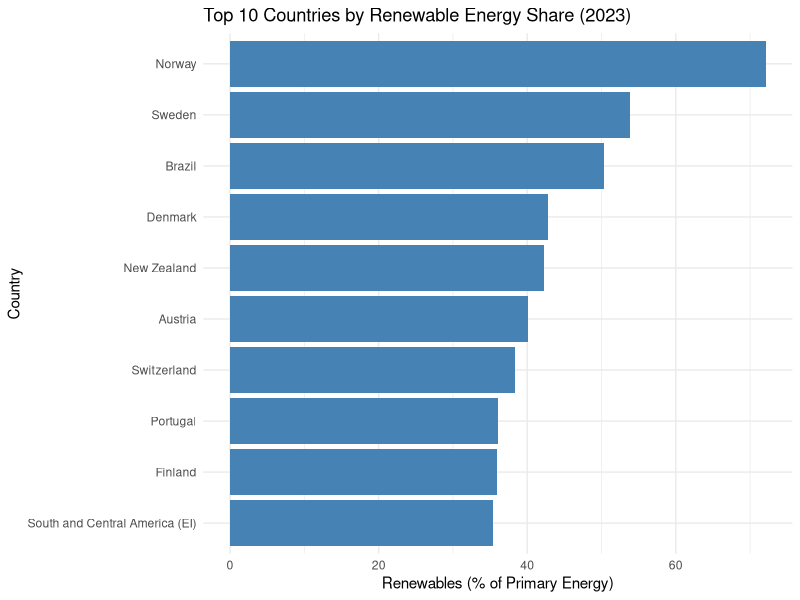
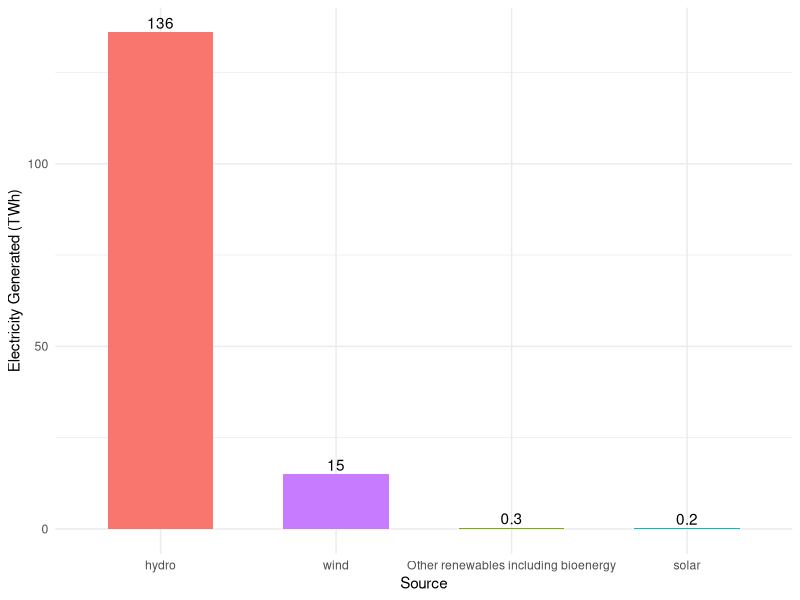

The R source for these figures, in order:
## ---- chunk 1
library(readr)
library(tidyverse)
data <- read_csv("renewable-share-energy.filtered/renewable-share-energy.csv")

top10_clean <- data %>%
  filter(Year == 2023, 
         !Entity %in% c("World", "Africa", "Asia", "Europe", "Oceania", 
                        "North America", "South America", "Eastern Africa (EI)")) %>%
  arrange(desc(`Renewables (% equivalent primary energy)`)) %>%
  slice(1:10)

## ---- chunk 2
library(knitr)

top10_clean %>%
  select(Entity, Code, Year, `Renewables (% equivalent primary energy)`) %>%
  rename(
    Country = Entity,
    `Renewables (%)` = `Renewables (% equivalent primary energy)`
  ) %>%
  kable(caption = "Table 1. Top 10 Countries by Share of Renewable Energy in 2023")
## ---- chunk 3

ggplot(top10_clean, aes(x = reorder(Entity, `Renewables (% equivalent primary energy)`), 
                  y = `Renewables (% equivalent primary energy)`)) +
  geom_col(fill = "steelblue") +
  coord_flip() +
  labs(
    title = "Top 10 Countries by Renewable Energy Share (2023)",
    x = "Country",
    y = "Renewables (% of Primary Energy)"
  ) +
  theme_minimal()

## ---- chunk 4
norway_prod <- read_csv("modern-renewable-prod.filtered/modern-renewable-prod.csv")

norway_2023 <- norway_prod %>%
  filter(Entity == "Norway", Year == 2023) %>%
  select(
    `Electricity from wind - TWh`,
    `Electricity from hydro - TWh`,
    `Electricity from solar - TWh`,
    `Other renewables including bioenergy - TWh`
  ) %>%
  pivot_longer(everything(), names_to = "Source", values_to = "TWh") %>%
  mutate(Source = str_replace(Source, "Electricity from ", ""),
         Source = str_replace(Source, " - TWh", ""))

kable(norway_2023, caption = "Table2: Norway's Renewable Electricity Generation by Source in 2023 (TWh)")
## ---- chunk 5
ggplot(norway_2023, aes(x = reorder(Source, -TWh), y = TWh, fill = Source)) +
  geom_bar(stat = "identity", width = 0.6) +
  geom_text(aes(label = round(TWh, 1)), vjust = -0.3) +
  labs(x = "Source", y = "Electricity Generated (TWh)") +
  theme_minimal() +
  theme(legend.position = "none")
